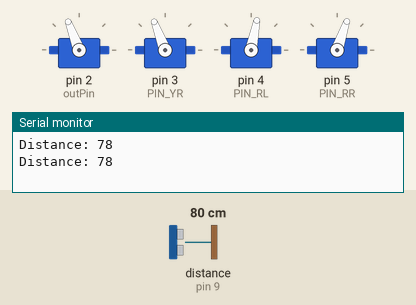
The sketch below on a simulated Arduino Uno, built with avr-gcc and run on an emulated ATmega328P. Shown: 4 × servo, the last lines printed to the serial monitor. Wiring (inferred from the names in the program): ultrasonic range finder: trigger pin 8; echo pin 9. Inputs (shaded band) come from the test bench; at power-on: distance to the obstacle (sensor on pin 9) 80 cm. The echo pulse lasts 58.3 µs per cm.

Above: at 1.7 s.
1.8 s: distance to the obstacle (sensor on pin 9) set to 2 cm
At 2.02 s:
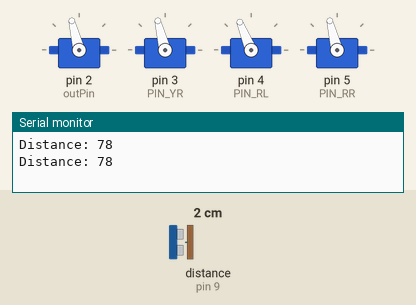
5.3 s: distance to the obstacle (sensor on pin 9) set to 35 cm
At 6.42 s:
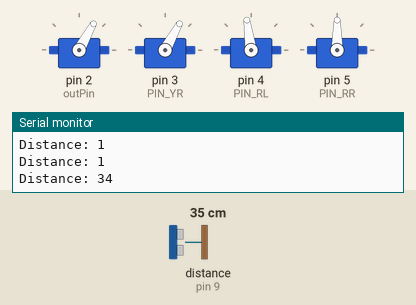
9.4 s: distance to the obstacle (sensor on pin 9) set to 4 cm
At 9.69 s:
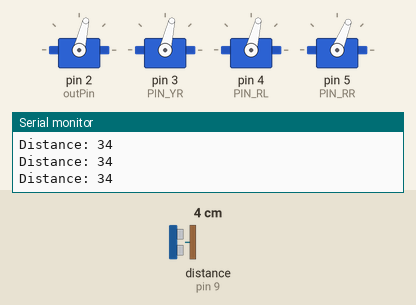
13.5 s: distance to the obstacle (sensor on pin 9) set to 60 cm
17.6 s: distance to the obstacle (sensor on pin 9) set to 9 cm
21.7 s: distance to the obstacle (sensor on pin 9) set to 120 cm
Timing chart, 0 to 26.8 s (numbered marks = the images above; inputs shaded):
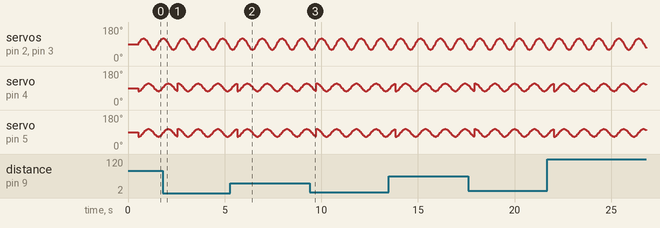

The sketch:

Otto-walk-ultrasonic.ino
```cpp
/*
* Ultrasonic Sensor HC-SR04 and Arduino Tutorial
*
* Crated by Dejan Nedelkovski,
* www.HowToMechatronics.com
*
*/

#include <Servo.h>
#include <EEPROM.h>
#include <Otto.h>
#include <Oscillator.h>
#include "MaxMatrix.h"
#include <US.h>
#include <BatReader.h>
Otto Otto;  //This is Otto!


#define PIN_YL 2 //servo[0]
#define PIN_YR 3 //servo[1]
#define PIN_RL 4 //servo[2]
#define PIN_RR 5 //servo[3]
// defines pins numbers
const int outPin = 2;
const int trigPin = 8;
const int echoPin = 9;

// defines variables
long duration;
int distance;

void setup() {

  Otto.init(PIN_YL, PIN_YR, PIN_RL, PIN_RR, true);
  Otto.home();
  pinMode(outPin, OUTPUT);
  pinMode(trigPin, OUTPUT); // Sets the trigPin as an Output
  pinMode(echoPin, INPUT); // Sets the echoPin as an Input
  Serial.begin(9600); // Starts the serial communication
}
void loop() {
  // Clears the trigPin
  digitalWrite(trigPin, LOW);
  delayMicroseconds(2);

  // Sets the trigPin on HIGH state for 10 micro seconds
  digitalWrite(trigPin, HIGH);
  delayMicroseconds(10);
  digitalWrite(trigPin, LOW);

  // Reads the echoPin, returns the sound wave travel time in microseconds
  duration = pulseIn(echoPin, HIGH);

  // Calculating the distance
  distance= duration*0.034/2;

  // Prints the distance on the Serial Monitor
  Serial.print("Distance: ");
  Serial.println(distance);

  if(distance > 20){
    Otto.walk(1, 1000, 1);
  }
  else{
    Otto.walk(1, 1000, -1);
  }
}
```
